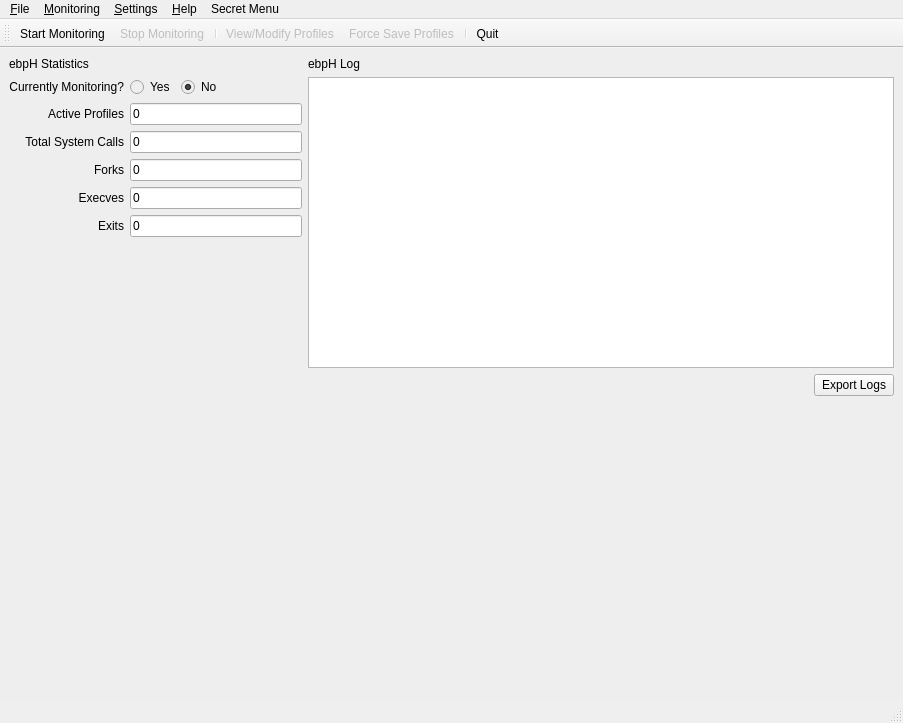
<?xml version="1.0" encoding="UTF-8"?>
<ui version="4.0">
 <author>William Findlay</author>
 <class>MainWindow</class>
 <widget class="QMainWindow" name="MainWindow">
  <property name="geometry">
   <rect>
    <x>0</x>
    <y>0</y>
    <width>903</width>
    <height>723</height>
   </rect>
  </property>
  <property name="windowTitle">
   <string>ebpH</string>
  </property>
  <property name="windowIcon">
   <iconset resource="resources.qrc">
    <normaloff>:/img/assets/img/logos/favicon.png</normaloff>:/img/assets/img/logos/favicon.png</iconset>
  </property>
  <property name="windowOpacity">
   <double>1.000000000000000</double>
  </property>
  <property name="toolButtonStyle">
   <enum>Qt::ToolButtonIconOnly</enum>
  </property>
  <widget class="QWidget" name="centralwidget">
   <property name="styleSheet">
    <string notr="true">#centralwidget{
background: #eee;
background-image: url(:/img/assets/img/logos/logo_word.png);
background-repeat: no-repeat;
background-position:  bottom left;
}</string>
   </property>
   <layout class="QGridLayout" name="gridLayout">
    <item row="2" column="1">
     <layout class="QVBoxLayout" name="verticalLayout_2" stretch="0,0,0">
      <item>
       <widget class="QPlainTextEdit" name="event_log">
        <property name="sizePolicy">
         <sizepolicy hsizetype="Preferred" vsizetype="Expanding">
          <horstretch>0</horstretch>
          <verstretch>1</verstretch>
         </sizepolicy>
        </property>
        <property name="font">
         <font>
          <family>Monospace</family>
         </font>
        </property>
        <property name="statusTip">
         <string>ebpH event log</string>
        </property>
        <property name="readOnly">
         <bool>true</bool>
        </property>
        <property name="backgroundVisible">
         <bool>false</bool>
        </property>
       </widget>
      </item>
      <item>
       <layout class="QHBoxLayout" name="horizontalLayout_2">
        <property name="topMargin">
         <number>0</number>
        </property>
        <item>
         <spacer name="horizontalSpacer_2">
          <property name="orientation">
           <enum>Qt::Horizontal</enum>
          </property>
          <property name="sizeHint" stdset="0">
           <size>
            <width>40</width>
            <height>20</height>
           </size>
          </property>
         </spacer>
        </item>
        <item>
         <widget class="QPushButton" name="export_logs_button">
          <property name="text">
           <string>Export Logs</string>
          </property>
         </widget>
        </item>
       </layout>
      </item>
      <item>
       <widget class="QWidget" name="chart_container" native="true">
        <property name="sizePolicy">
         <sizepolicy hsizetype="Preferred" vsizetype="Preferred">
          <horstretch>0</horstretch>
          <verstretch>1</verstretch>
         </sizepolicy>
        </property>
       </widget>
      </item>
     </layout>
    </item>
    <item row="0" column="1">
     <widget class="QLabel" name="label">
      <property name="sizePolicy">
       <sizepolicy hsizetype="Preferred" vsizetype="Preferred">
        <horstretch>2</horstretch>
        <verstretch>0</verstretch>
       </sizepolicy>
      </property>
      <property name="text">
       <string>ebpH Log</string>
      </property>
     </widget>
    </item>
    <item row="2" column="0">
     <layout class="QVBoxLayout" name="verticalLayout">
      <property name="topMargin">
       <number>0</number>
      </property>
      <property name="bottomMargin">
       <number>0</number>
      </property>
      <item>
       <layout class="QGridLayout" name="gridLayout_4">
        <property name="topMargin">
         <number>0</number>
        </property>
        <item row="4" column="1">
         <widget class="LazyLineEdit" name="execve_count">
          <property name="text">
           <string>0</string>
          </property>
          <property name="readOnly">
           <bool>true</bool>
          </property>
         </widget>
        </item>
        <item row="5" column="1">
         <widget class="LazyLineEdit" name="exit_count">
          <property name="text">
           <string>0</string>
          </property>
          <property name="readOnly">
           <bool>true</bool>
          </property>
         </widget>
        </item>
        <item row="2" column="1">
         <widget class="LazyLineEdit" name="syscall_count">
          <property name="text">
           <string>0</string>
          </property>
          <property name="readOnly">
           <bool>true</bool>
          </property>
         </widget>
        </item>
        <item row="0" column="1">
         <layout class="QHBoxLayout" name="horizontalLayout">
          <item>
           <widget class="QRadioButton" name="monitoring_radio">
            <property name="enabled">
             <bool>false</bool>
            </property>
            <property name="styleSheet">
             <string notr="true">color:black;</string>
            </property>
            <property name="text">
             <string>Yes</string>
            </property>
            <property name="checkable">
             <bool>true</bool>
            </property>
           </widget>
          </item>
          <item>
           <widget class="QRadioButton" name="not_monitoring_radio">
            <property name="enabled">
             <bool>false</bool>
            </property>
            <property name="styleSheet">
             <string notr="true">color:black;</string>
            </property>
            <property name="text">
             <string>No</string>
            </property>
            <property name="checkable">
             <bool>true</bool>
            </property>
            <property name="checked">
             <bool>true</bool>
            </property>
           </widget>
          </item>
          <item>
           <spacer name="horizontalSpacer">
            <property name="orientation">
             <enum>Qt::Horizontal</enum>
            </property>
            <property name="sizeHint" stdset="0">
             <size>
              <width>40</width>
              <height>20</height>
             </size>
            </property>
           </spacer>
          </item>
         </layout>
        </item>
        <item row="0" column="0">
         <widget class="QLabel" name="label_5">
          <property name="text">
           <string>Currently Monitoring?</string>
          </property>
          <property name="alignment">
           <set>Qt::AlignRight|Qt::AlignTrailing|Qt::AlignVCenter</set>
          </property>
         </widget>
        </item>
        <item row="4" column="0">
         <widget class="QLabel" name="label_7">
          <property name="text">
           <string>Execves</string>
          </property>
          <property name="alignment">
           <set>Qt::AlignRight|Qt::AlignTrailing|Qt::AlignVCenter</set>
          </property>
         </widget>
        </item>
        <item row="3" column="1">
         <widget class="LazyLineEdit" name="fork_count">
          <property name="text">
           <string>0</string>
          </property>
          <property name="readOnly">
           <bool>true</bool>
          </property>
         </widget>
        </item>
        <item row="5" column="0">
         <widget class="QLabel" name="label_8">
          <property name="text">
           <string>Exits</string>
          </property>
          <property name="alignment">
           <set>Qt::AlignRight|Qt::AlignTrailing|Qt::AlignVCenter</set>
          </property>
         </widget>
        </item>
        <item row="2" column="0">
         <widget class="QLabel" name="label_4">
          <property name="text">
           <string>Total System Calls</string>
          </property>
          <property name="alignment">
           <set>Qt::AlignRight|Qt::AlignTrailing|Qt::AlignVCenter</set>
          </property>
         </widget>
        </item>
        <item row="3" column="0">
         <widget class="QLabel" name="label_6">
          <property name="text">
           <string>Forks</string>
          </property>
          <property name="alignment">
           <set>Qt::AlignRight|Qt::AlignTrailing|Qt::AlignVCenter</set>
          </property>
         </widget>
        </item>
        <item row="1" column="0">
         <widget class="QLabel" name="label_3">
          <property name="text">
           <string>Active Profiles</string>
          </property>
          <property name="alignment">
           <set>Qt::AlignRight|Qt::AlignTrailing|Qt::AlignVCenter</set>
          </property>
         </widget>
        </item>
        <item row="1" column="1">
         <widget class="LazyLineEdit" name="profile_count">
          <property name="text">
           <string>0</string>
          </property>
          <property name="readOnly">
           <bool>true</bool>
          </property>
         </widget>
        </item>
       </layout>
      </item>
      <item>
       <spacer name="verticalSpacer">
        <property name="orientation">
         <enum>Qt::Vertical</enum>
        </property>
        <property name="sizeHint" stdset="0">
         <size>
          <width>20</width>
          <height>40</height>
         </size>
        </property>
       </spacer>
      </item>
     </layout>
    </item>
    <item row="0" column="0">
     <widget class="QLabel" name="label_2">
      <property name="sizePolicy">
       <sizepolicy hsizetype="Preferred" vsizetype="Preferred">
        <horstretch>1</horstretch>
        <verstretch>0</verstretch>
       </sizepolicy>
      </property>
      <property name="text">
       <string>ebpH Statistics</string>
      </property>
     </widget>
    </item>
   </layout>
  </widget>
  <widget class="QMenuBar" name="menubar">
   <property name="geometry">
    <rect>
     <x>0</x>
     <y>0</y>
     <width>903</width>
     <height>12</height>
    </rect>
   </property>
   <widget class="QMenu" name="menu_File">
    <property name="title">
     <string>&amp;File</string>
    </property>
    <widget class="QMenu" name="menuExport">
     <property name="title">
      <string>&amp;Export</string>
     </property>
     <addaction name="actionExport_Logs"/>
    </widget>
    <addaction name="action_Force_Save_Profiles"/>
    <addaction name="menuExport"/>
    <addaction name="separator"/>
    <addaction name="action_Quit"/>
   </widget>
   <widget class="QMenu" name="menu_Settings">
    <property name="title">
     <string>&amp;Settings</string>
    </property>
    <addaction name="action_Preferences"/>
   </widget>
   <widget class="QMenu" name="menu_Help">
    <property name="title">
     <string>&amp;Help</string>
    </property>
    <addaction name="actionebpH_Help"/>
    <addaction name="separator"/>
    <addaction name="action_About"/>
   </widget>
   <widget class="QMenu" name="menu_Actions">
    <property name="title">
     <string>&amp;Monitoring</string>
    </property>
    <addaction name="action_Start_Monitoring"/>
    <addaction name="action_Stop_Monitoring"/>
    <addaction name="separator"/>
    <addaction name="action_View_Modify_Profile"/>
   </widget>
   <widget class="QMenu" name="menuSecret_Menu">
    <property name="title">
     <string>Secret Menu</string>
    </property>
    <addaction name="actionDelete_All_Saved_Profiles"/>
   </widget>
   <addaction name="menu_File"/>
   <addaction name="menu_Actions"/>
   <addaction name="menu_Settings"/>
   <addaction name="menu_Help"/>
   <addaction name="menuSecret_Menu"/>
  </widget>
  <widget class="QStatusBar" name="statusbar"/>
  <widget class="QToolBar" name="toolBar">
   <property name="windowTitle">
    <string>toolBar</string>
   </property>
   <property name="layoutDirection">
    <enum>Qt::LeftToRight</enum>
   </property>
   <property name="toolButtonStyle">
    <enum>Qt::ToolButtonTextBesideIcon</enum>
   </property>
   <attribute name="toolBarArea">
    <enum>TopToolBarArea</enum>
   </attribute>
   <attribute name="toolBarBreak">
    <bool>false</bool>
   </attribute>
   <addaction name="action_Start_Monitoring"/>
   <addaction name="action_Stop_Monitoring"/>
   <addaction name="separator"/>
   <addaction name="action_View_Modify_Profile"/>
   <addaction name="action_Force_Save_Profiles"/>
   <addaction name="separator"/>
   <addaction name="action_Quit"/>
  </widget>
  <action name="action_About">
   <property name="text">
    <string>&amp;About ebpH</string>
   </property>
  </action>
  <action name="actionebpH_Help">
   <property name="text">
    <string>ebpH &amp;Help</string>
   </property>
   <property name="shortcut">
    <string>Ctrl+H</string>
   </property>
  </action>
  <action name="action_Quit">
   <property name="icon">
    <iconset resource="resources.qrc">
     <normaloff>:/img/assets/img/icons/delete.png</normaloff>:/img/assets/img/icons/delete.png</iconset>
   </property>
   <property name="text">
    <string>&amp;Quit</string>
   </property>
   <property name="statusTip">
    <string>Exit the application</string>
   </property>
   <property name="shortcut">
    <string>Ctrl+Q</string>
   </property>
  </action>
  <action name="action_Start_Monitoring">
   <property name="icon">
    <iconset resource="resources.qrc">
     <normaloff>:/img/assets/img/icons/eye.png</normaloff>:/img/assets/img/icons/eye.png</iconset>
   </property>
   <property name="text">
    <string>&amp;Start Monitoring</string>
   </property>
   <property name="statusTip">
    <string>Start monitoring processes</string>
   </property>
   <property name="shortcut">
    <string>Ctrl+M</string>
   </property>
  </action>
  <action name="action_Stop_Monitoring">
   <property name="enabled">
    <bool>false</bool>
   </property>
   <property name="icon">
    <iconset resource="resources.qrc">
     <normaloff>:/img/assets/img/icons/hide.png</normaloff>:/img/assets/img/icons/hide.png</iconset>
   </property>
   <property name="text">
    <string>&amp;Stop Monitoring</string>
   </property>
   <property name="statusTip">
    <string>Stop monitoring processes</string>
   </property>
   <property name="shortcut">
    <string>Ctrl+M</string>
   </property>
  </action>
  <action name="action_View_Modify_Profile">
   <property name="enabled">
    <bool>false</bool>
   </property>
   <property name="icon">
    <iconset resource="resources.qrc">
     <normaloff>:/img/assets/img/icons/browser.png</normaloff>:/img/assets/img/icons/browser.png</iconset>
   </property>
   <property name="text">
    <string>View/Modify &amp;Profiles</string>
   </property>
   <property name="shortcut">
    <string>Ctrl+Shift+P</string>
   </property>
  </action>
  <action name="action_Force_Save_Profiles">
   <property name="enabled">
    <bool>false</bool>
   </property>
   <property name="icon">
    <iconset resource="resources.qrc">
     <normaloff>:/img/assets/img/icons/copy.png</normaloff>:/img/assets/img/icons/copy.png</iconset>
   </property>
   <property name="text">
    <string>Force &amp;Save Profiles</string>
   </property>
   <property name="shortcut">
    <string>Ctrl+S</string>
   </property>
  </action>
  <action name="action_Preferences">
   <property name="text">
    <string>&amp;Preferences</string>
   </property>
  </action>
  <action name="actionExport_Logs">
   <property name="text">
    <string>Export &amp;Logs</string>
   </property>
   <property name="shortcut">
    <string>Ctrl+E</string>
   </property>
  </action>
  <action name="actionDelete_All_Saved_Profiles">
   <property name="text">
    <string>Delete All Saved Profiles</string>
   </property>
  </action>
 </widget>
 <customwidgets>
  <customwidget>
   <class>LazyLineEdit</class>
   <extends>QLineEdit</extends>
   <header>ebpH.gui.lazy_line_edit</header>
  </customwidget>
 </customwidgets>
 <resources>
  <include location="resources.qrc"/>
 </resources>
 <connections>
  <connection>
   <sender>action_Quit</sender>
   <signal>triggered()</signal>
   <receiver>MainWindow</receiver>
   <slot>close()</slot>
   <hints>
    <hint type="sourcelabel">
     <x>-1</x>
     <y>-1</y>
    </hint>
    <hint type="destinationlabel">
     <x>399</x>
     <y>299</y>
    </hint>
   </hints>
  </connection>
 </connections>
</ui>
